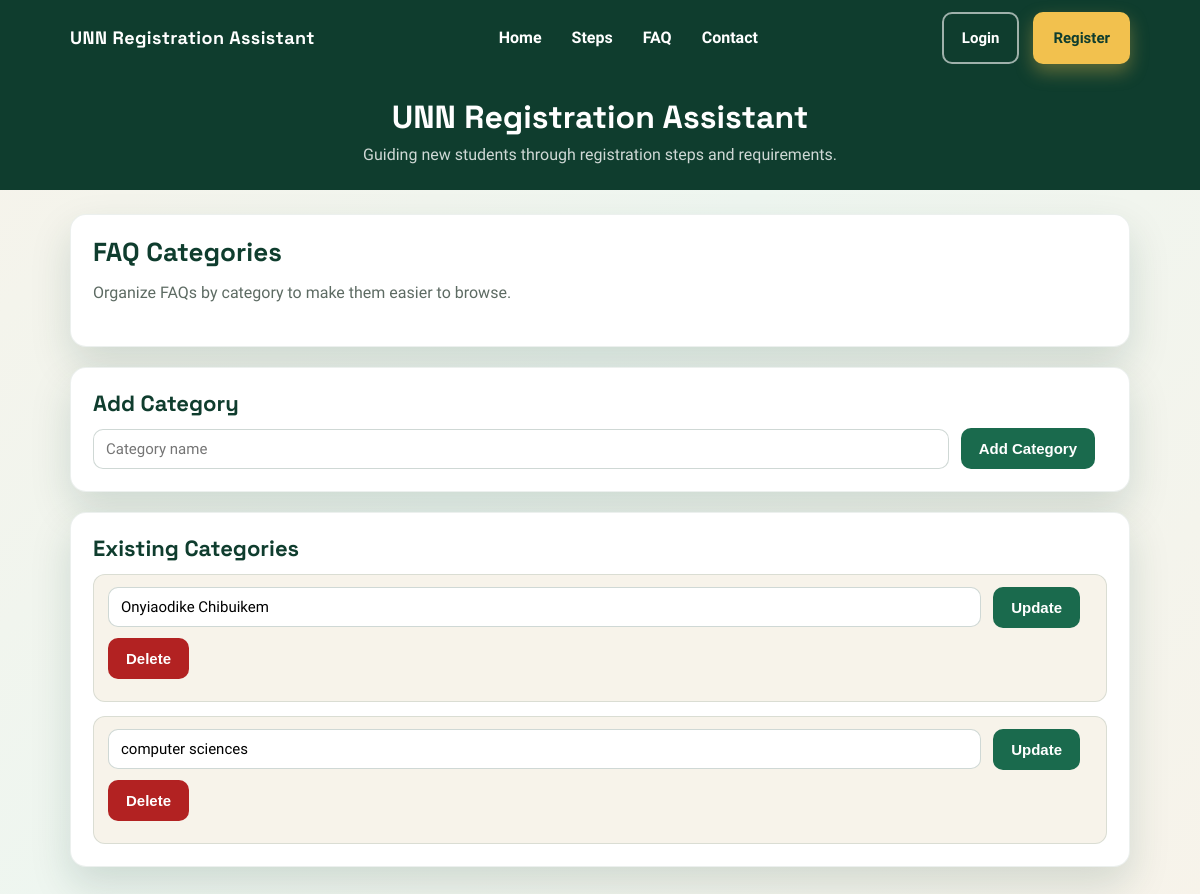
/admin/faq-categories, run on the app's committed database.
### tables this page shows
CREATE TABLE "faq_categories" (
        id INTEGER PRIMARY KEY AUTOINCREMENT,
        name TEXT UNIQUE NOT NULL
    );

### app.py (the view)
@app.route("/admin/faq-categories", methods=["GET", "POST"])
def admin_faq_categories():
    if request.method == "POST":
        name = request.form.get("name")
        if name:
            add_category(name)
        return redirect("/admin/faq-categories")
    categories = get_categories()
    return render_template("admin_faq_categories.html", categories=categories)

### database.py (called while the page is built)
def get_db_connection():
    conn = sqlite3.connect(DB_NAME)
    conn.row_factory = sqlite3.Row
    conn.execute("PRAGMA foreign_keys = ON")
    return conn

def get_categories():
    with get_db_connection() as conn:
        categories = conn.execute(
            "SELECT * FROM faq_categories ORDER BY name"
        ).fetchall()
    return categories

### templates/admin_faq_categories.html
{% extends "base.html" %}
{% block content %}
<div class="card">
    <h2>FAQ Categories</h2>
    <p class="section-lead">Organize FAQs by category to make them easier to browse.</p>
</div>
<div class="card">
    <h3>Add Category</h3>
    <form method="POST" action="{{ url_for('add_category_route') }}" class="action-row" data-submit-message="Adding category...">
        <input type="text" name="name" class="input" placeholder="Category name" required style="flex: 1; min-width: 220px;">
        <button type="submit">Add Category</button>
    </form>
</div>
<div class="card">
    <h3>Existing Categories</h3>
    {% if categories %}
        <div class="stack">
            {% for cat in categories %}
                <div class="checklist-item">
                    <form method="POST" action="{{ url_for('update_category_route', cat_id=cat.id) }}" class="action-row" data-submit-message="Updating category...">
                        <input type="text" name="name" value="{{ cat.name }}" required style="flex: 1; min-width: 200px;">
                        <button type="submit">Update</button>
                    </form>
                    <form method="POST" action="{{ url_for('delete_category_route', category_id=cat.id) }}"
                          onsubmit="return confirm('Are you sure you want to delete this category?');"
                          style="margin-top: 10px;">
                        <button type="submit" class="btn-danger">Delete</button>
                    </form>
                </div>
            {% endfor %}
        </div>
    {% else %}
        <p class="helper-text">No categories created yet.</p>
    {% endif %}
</div>
{% endblock %}

### static/css/style.css (style rules this page uses)
:root { --green-900: #0f3d2e; --green-800: #14543f; --green-700: #1a6a4d; --green-600: #1f7a55; --green-500: #2b8a62; --gold-400: #f2c14e; --cream-100: #f7f3ea; --cream-200: #efe9dc; --ink-900: #1c2a23; --muted-600: #5d6b63; --card: #ffffff; --shadow: 0 18px 40px rgba(15, 61, 46, 0.15); --font-display: 'Space Grotesk', sans-serif; --font-body: 'Source Sans 3', sans-serif; }
* { box-sizing: border-box; }
body { font-family: var(--font-body); margin: 0; background: linear-gradient(135deg, var(--cream-100) 0%, #eef6f0 45%, var(--cream-100) 100%); color: var(--ink-900); line-height: 1.6; }
html { scroll-behavior: smooth; }
h1, h2, h3, h4 { font-family: var(--font-display); color: var(--green-900); margin: 0 0 12px 0; line-height: 1.2; }
h2 { font-size: 26px; }
h3 { font-size: 22px; }
p { margin: 0 0 12px 0; color: var(--muted-600); }
.btn, button { display: inline-flex; align-items: center; justify-content: center; gap: 8px; padding: 12px 18px; border-radius: 10px; border: 2px solid transparent; font-weight: 700; text-decoration: none; transition: transform 0.15s ease, box-shadow 0.15s ease, background 0.15s ease; font-size: 15px; cursor: pointer; }
.btn-danger { background: #b22222; color: white; }
button { background-color: var(--green-700); color: white; border: none; }
.card { background: var(--card); border-radius: 16px; box-shadow: var(--shadow); padding: 22px; margin-bottom: 20px; border: 1px solid rgba(15, 61, 46, 0.08); }
.card h2, .card h3, .card h4 { margin-top: 0; }
.stack { display: grid; gap: 14px; }
.action-row { display: flex; gap: 12px; flex-wrap: wrap; align-items: center; }
.section-lead { margin: 0 0 18px 0; color: var(--muted-600); font-size: 16px; }
.input, select, textarea, input[type="text"], input[type="password"], input[type="email"], input[type="tel"], input[type="number"], input[type="search"], input[type="url"] { width: 100%; padding: 10px 12px; border: 1px solid rgba(15, 61, 46, 0.2); border-radius: 10px; font-family: var(--font-body); font-size: 15px; background: white; }
.checklist-item { background: var(--cream-100); border: 1px solid rgba(15, 61, 46, 0.12); border-radius: 12px; padding: 12px 14px; }

### data on the page
faq_categories: name "Onyiaodike Chibuikem"
faq_categories: name "computer sciences"
